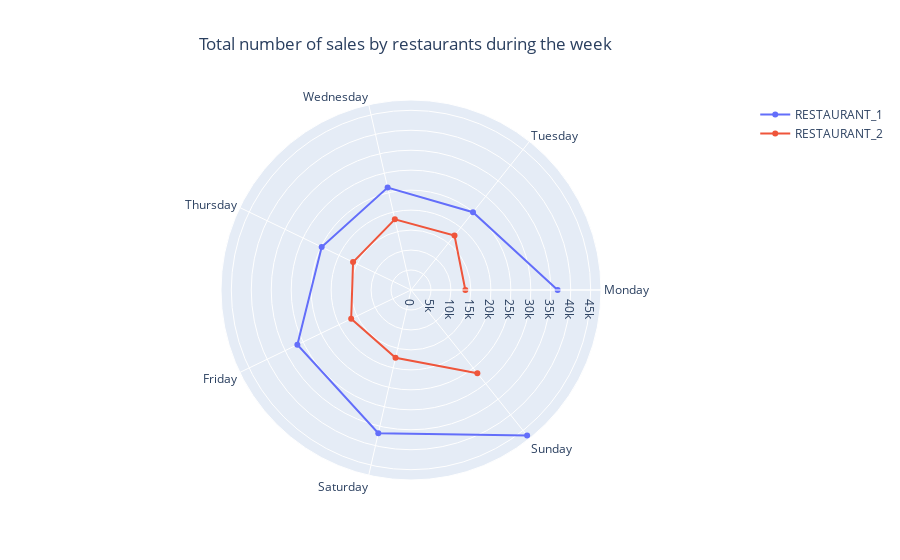

The cell this chart's notebook holds for it:
### Code cell
trace1 = go.Scatterpolar(
    name = 'RESTAURANT_1',
    r = df_rc.loc['RESTAURANT_1'].values,
    theta = df_rc.loc['RESTAURANT_1'].index
)

trace2 = go.Scatterpolar(
    name = 'RESTAURANT_2',
    r = df_rc.loc['RESTAURANT_2'].values,
    theta = df_rc.loc['RESTAURANT_2'].index
)

data = [trace1, trace2] 

layout = go.Layout(
    title = {
        'text': 'Total number of sales by restaurants during the week',
        'x': 0.45},
)

fig = go.Figure(data=data, layout=layout)
fig.show()

### Figure 1 — Plotly figure (JSON) as saved in the notebook; plotly's stock layout.template omitted (floating-point values rounded to 4 significant figures)
{"data": [{"name": "RESTAURANT_1", "r": [36720, 24900, 26325, 24823, 31581, 36788, 46639], "theta": ["Monday", "Tuesday", "Wednesday", "Thursday", "Friday", "Saturday", "Sunday"], "type": "scatterpolar"}, {"name": "RESTAURANT_2", "r": [13611, 17475, 18165, 16104, 16627, 17404, 26648], "theta": ["Monday", "Tuesday", "Wednesday", "Thursday", "Friday", "Saturday", "Sunday"], "type": "scatterpolar"}], "layout": {"autosize": true, "polar": {"angularaxis": {"type": "category"}, "radialaxis": {"autorange": true, "range": [0, 47970.0], "type": "linear"}}, "title": {"text": "Total number of sales by restaurants during the week", "x": 0.45}}}
